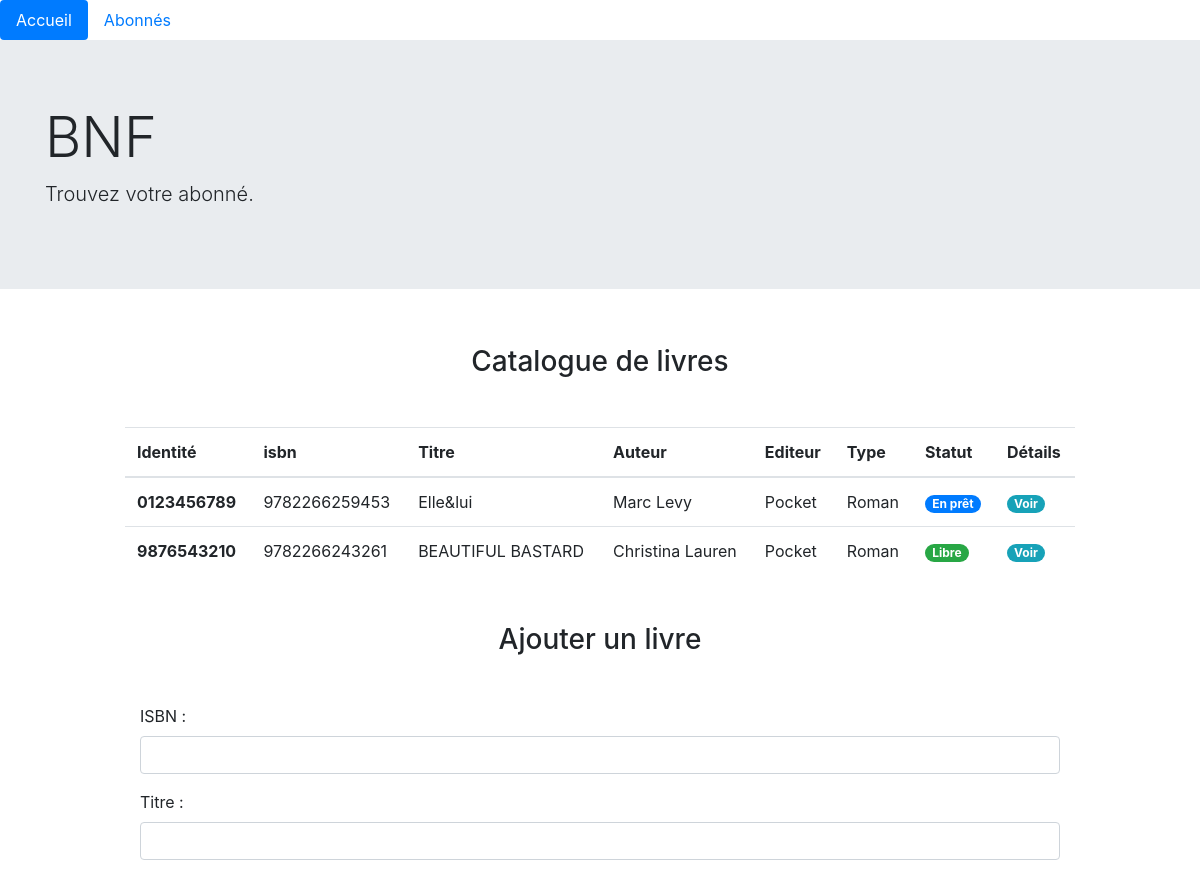
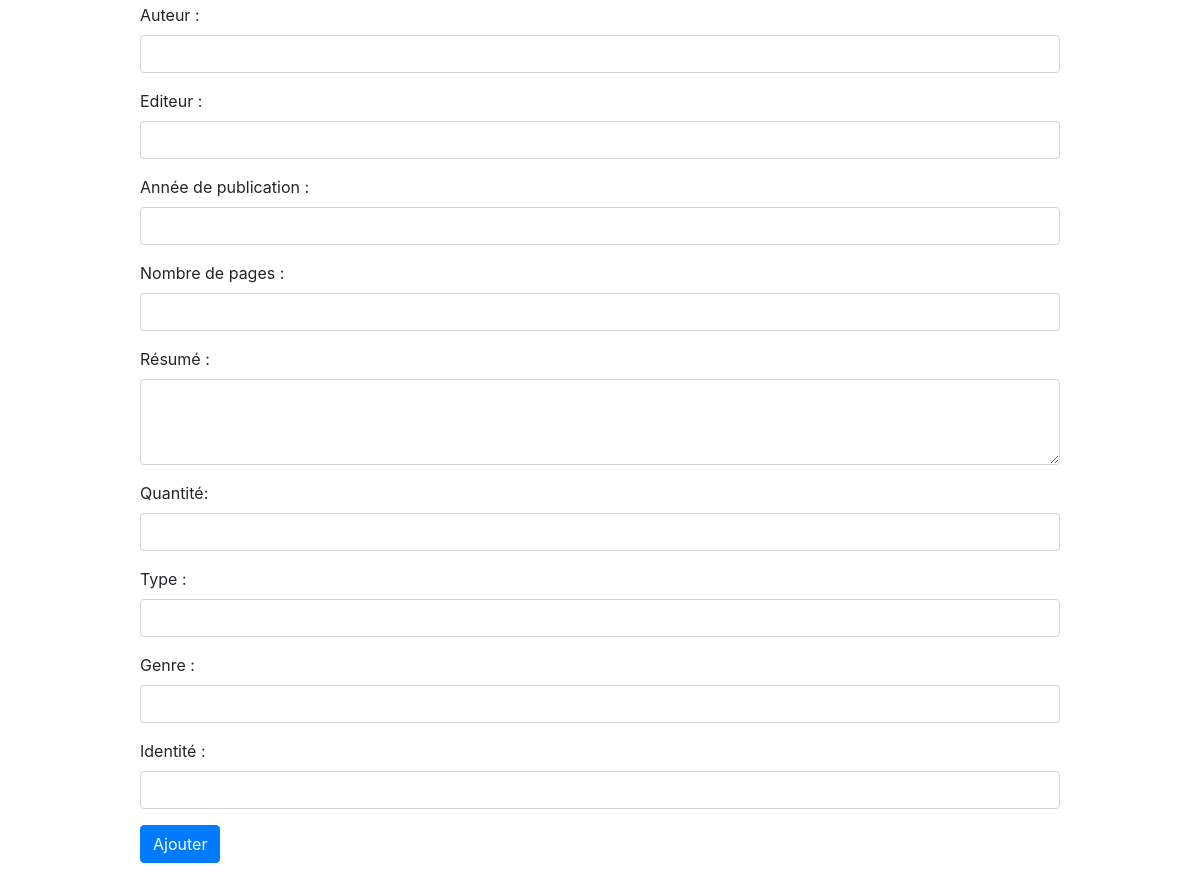
The page / on the database its author committed (2 pictures, top to bottom).
### tables this page shows
CREATE TABLE Book(
  id INT UNSIGNED NOT NULL AUTO_INCREMENT,
  isbn CHAR(13) NOT NULL,
  title VARCHAR(100) NOT NULL,
  author VARCHAR(100) NOT NULL,
  publisher VARCHAR(100) NOT NULL,
  publicationYear YEAR NOT NULL,
  pagesNumber INT NOT NULL,
  summary TEXT NOT NULL,
  quantity INT NOT NULL,
  bookType VARCHAR(50) NOT NULL,
  bookNature VARCHAR(50) NOT NULL,
  identificationBook CHAR(10) NOT NULL UNIQUE,
  userId INT UNSIGNED,
  PRIMARY KEY (id),
  FOREIGN KEY (userId) REFERENCES User(id)
);

### index.php (called while the page is built, shortened)
<?php
require 'model/Database.php';
require 'model/BookManager.php';
require 'model/entity/Book.php';
$book_manager = new BookManager();
$list_book = $book_manager->getBooks();
include "View/indexView.php";

### model/dataBase.php (called while the page is built, shortened)
<?php
abstract class DataBase {
  static public function getConnection() {
    try {
      $db = new PDO("mysql:host=" . self::HOST . ";dbname=" . self::DBNAME, self::USER, self::PASSWORD);
      return $db;
    } catch (\Exception $e) {
      echo "Connexion à la base de données raté " . $e->getMessage() . "<br/>";
      die();
    }
  }
}

### model/bookManager.php (called while the page is built, shortened)
<?php
class BookManager {
  private PDO $_db;
  public function setDb(PDO $db) {
    $this->_db = $db;
  }
  public function getDb() {
    return $this->_db;
  }
  public function getBooks():?array {
    $query = $this->getDb()->query(
      "SELECT id, isbn, title, author, publisher, bookType, identificationBook, userId FROM Book"
    );
    $title_book = $query->fetchAll(PDO::FETCH_CLASS, "Book");
    return $title_book;
  }
}

### model/entity/book.php (called while the page is built, shortened)
<?php
class Book {
  protected int $id;
  protected string $isbn;
  protected string $title;
  protected string $author;
  protected string $publisher;
  protected string $bookType;
  protected string $identificationBook;
  protected ?string $userId;
  public function getId() {
    return $this->id;
  }
  public function getIsbn() {
    return $this->isbn;
  }
  public function getTitle() {
    return $this->title;
  }
  public function getAuthor() {
    return $this->author;
  }
  public function getPublisher() {
    return $this->publisher;
  }
  public function getBookType() {
    return $this->bookType;
  }
  public function getIdentificationBook() {
    return $this->identificationBook;
  }
  public function getUserId() {
    return $this->userId;
  }
}

### view/indexView.php (the view, shortened to what this page needs)
<?php
include 'view/template/nav.php';
include 'view/template/header.php';
?>
<section class="container">
  <div class="row">
    <h3 class="col-10 mx-auto my-4 text-center">Catalogue de livres</h3>
    <table class="table col-10 mx-auto my-4">
      <thead>
        <tr>
          <th scope="col">Identité</th>
          <th scope="col">isbn</th>
          <th scope="col">Titre</th>
          <th scope="col">Auteur</th>
          <th scope="col">Editeur</th>
          <th scope="col">Type</th>
          <th scope="col">Statut</th>
          <th scope="col">Détails</th>
        </tr>
      </thead>
      <tbody>
        <?php foreach ($list_book as $key => $book): ?>
          <tr>
            <th scope="row"><?=$book->getIdentificationBook()?></th>
            <td><?=$book->getIsbn()?></td>
            <td><?=$book->getTitle()?></td>
            <td><?=$book->getAuthor()?></td>
            <td><?=$book->getPublisher()?></td>
            <td><?=$book->getBookType()?></td>
            <?php if ($book->getUserId() !== NULL): ?>
              <td><span class="badge badge-pill badge-primary">En prêt</span></td>
            <?php else: ?>
              <td><span class="badge badge-pill badge-success">Libre</span></td>
            <?php endif; ?>
            <td><a href=<?="book.php?id={$book->getId()}"?> class="badge badge-pill badge-info">Voir</td>
          </tr>
        <?php endforeach; ?>
      </tbody>
    </table>
  </div>
</section>
<section class="container">
  <div class="row">
    <h3 class="col-10 mx-auto my-4 text-center">Ajouter un livre</h3>
    <form class="col-10 mx-auto my-4" action="" method="POST">
      <div class="form-group">
        <label for="isbn">ISBN :</label>
        <input type="number" class="form-control" id="isbn" name="isbn" aria-describedby="emailHelp">
      </div>
      <div class="form-group">
        <label for="title">Titre :</label>
        <input type="text" class="form-control" id="title" name="title">
      </div>
      <div class="form-group">
        <label for="author">Auteur :</label>
        <input type="text" class="form-control" id="author" name="author">
      </div>
      <div class="form-group">
        <label for="publisher">Editeur :</label>
        <input type="text" class="form-control" id="publisher" name="publisher">
      </div>
      <div class="form-group">
        <label for="publicationYear">Année de publication :</label>
        <input type="year" class="form-control" id="publicationYear" name="publicationYear">
      </div>
      <div class="form-group">
        <label for="pagesNumber">Nombre de pages :</label>
        <input type="number" class="form-control" id="pagesNumber" name="pagesNumber">
      </div>
      <div class="form-group">
        <label for="summary">Résumé :</label>
        <textarea class="form-control" id="summary" name="summary" rows="3"></textarea>
      </div>
      <div class="form-group">
        <label for="quantity">Quantité:</label>
        <input type="number" class="form-control" id="quantity" name="quantity">
      </div>
      <div class="form-group">
        <label for="bookType">Type :</label>
        <input type="text" class="form-control" id="bookType" name="bookType">
      </div>
      <div class="form-group">
        <label for="bookNature">Genre :</label>
        <input type="text" class="form-control" id="bookNature" name="bookNature">
      </div>
      <div class="form-group">
        <label for="identificationBook">Identité :</label>
        <input type="text" class="form-control" id="identificationBook" name="identificationBook">
      </div>
      <input type="submit" class="btn btn-primary" name="Ajouter" value="Ajouter">
    </form>
  </div>
</section>
<?php
include 'view/template/footer.php';
?>

### view/template/nav.php (shortened to what this page needs)
<!doctype html>
<html lang="fr">
  <head>
    <link rel="stylesheet" href="https://cdn.jsdelivr.net/npm/bootstrap@4.5.3/dist/css/bootstrap.min.css">
  </head>
  <body>
    <main>
      <nav>
        <ul class="nav nav-pills">
          <li class="nav-item">
            <a class="nav-link active" href="index.php">Accueil</a>
          </li>
          <li class="nav-item">
            <a class="nav-link" href="users.php">Abonnés</a>
          </li>
        </ul>
      </nav>

### view/template/header.php
<header class="jumbotron jumbotron-fluid">
  <div class="container">
    <h1 class="display-4">BNF</h1>
    <p class="lead">Trouvez votre abonné.</p>
  </div>
</header>

### view/template/footer.php (shortened to what this page needs)
  </main>
  </body>
</html>

### rows shown on the page
book: identificationBook "0123456789", isbn "9782266259453", title "Elle&lui", author "Marc Levy", publisher "Pocket", bookType "Roman", shows "En prêt"
book: identificationBook "9876543210", isbn "9782266243261", title "BEAUTIFUL BASTARD", author "Christina Lauren", publisher "Pocket", bookType "Roman", shows "Libre"
